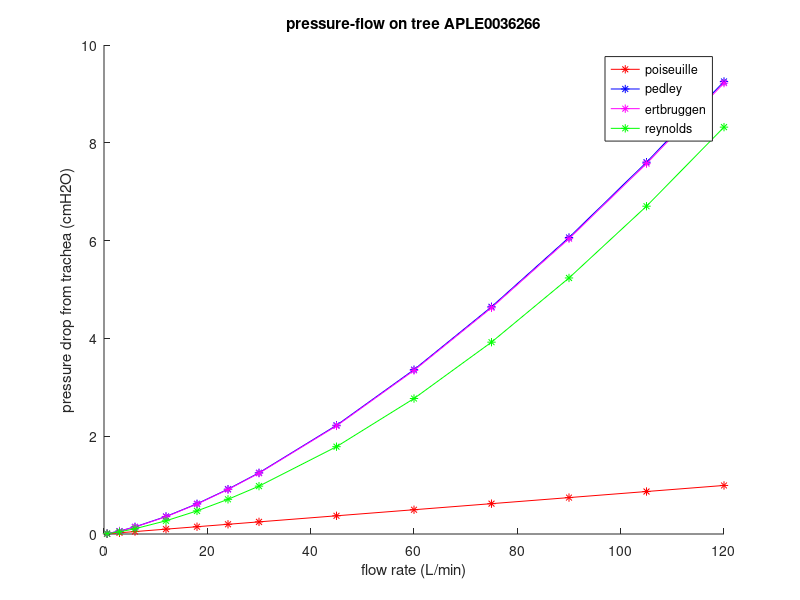

Reproduce this figure in MATLAB.
%plot some pressure stuff

flow = 60*[0.01 0.05 0.1 0.2 0.3 0.4 0.5 0.75 1.0 1.25 1.5 1.75 2.0];

poiseuille = 0.01019*[0.48716 2.4358 4.8716 9.7432 14.6148 19.4864 24.358 36.537 48.716 60.895 73.074 85.253 97.432];

pedley = 0.01019*[0.809942 5.92805 14.2993 35.1866 60.6368 90.0054 122.845 218.15 329.868 455.989 595.112 746.149 908.215];

ertbruggen = 0.01019*[0.779724 5.72622 13.9229  34.6219 59.9985 89.271 121.982 216.944 328.282 454.009 592.709 743.316 904.935];

reynolds = 0.01019*[0.643898 4.37665 10.582 26.5296 46.351 69.6074 96.0611 175.24 271.884 384.989 513.829 657.835 816.538];

figure
hold on
plot(flow,poiseuille,'r*-');
plot(flow,pedley,'b*-');
plot(flow,ertbruggen,'m*-');
plot(flow,reynolds,'g*-');
legend('poiseuille','pedley','ertbruggen','reynolds');
xlabel('flow rate (L/min)')
ylabel('pressure drop from trachea (cmH2O)')
title('pressure-flow on tree APLE0036266')
